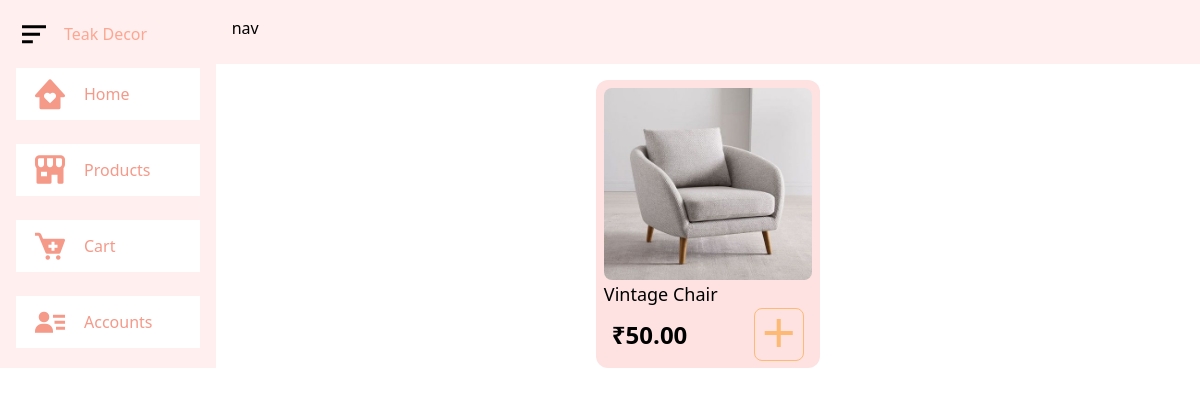
Before: /products/ with the older database file.
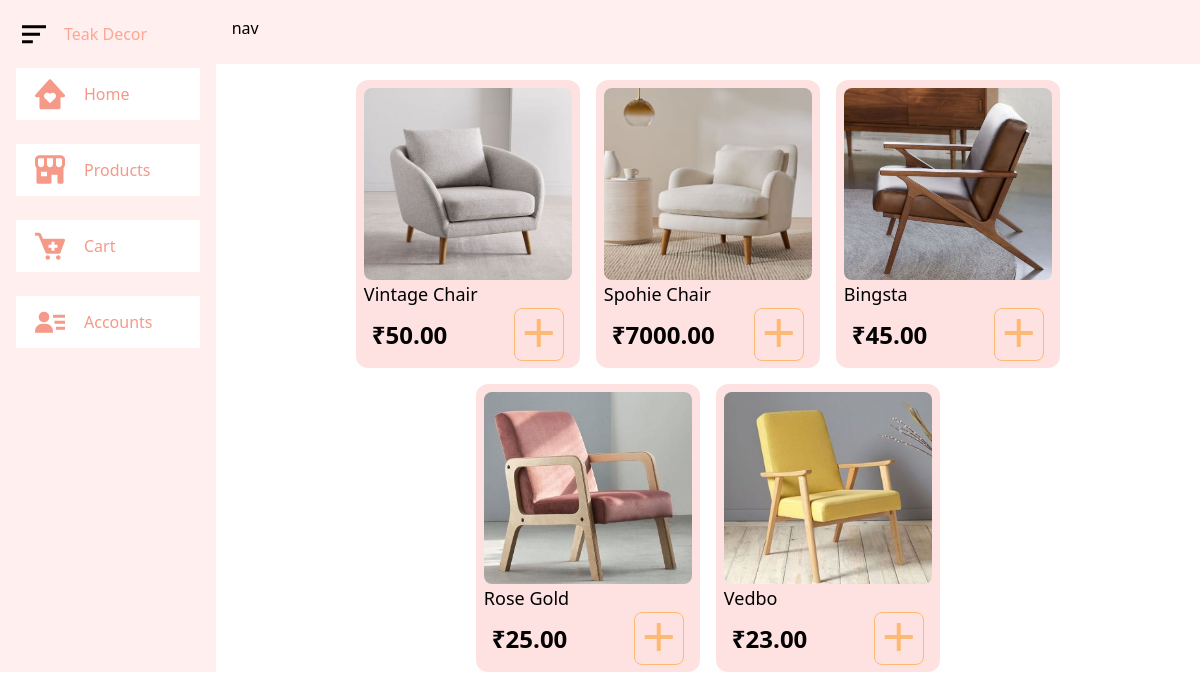
After: the same page with the newer database file.
### products/models.py (models this page shows, shortened)
class Item(models.Model):
    id = models.UUIDField(
        primary_key = True,
        default = uuid.uuid4,
        editable = False
    )
    title = models.CharField(max_length=100)
    price = models.DecimalField(max_digits=6, decimal_places=2)
    description = models.TextField()
    category = models.CharField(choices=CATEGORY_CHOICES, max_length=2, blank=True)
    image = models.ImageField(upload_to='items/')

### products/views.py (the view)
# urls.py: path("products/", views.products_list, name="products_page"),
def products_list(request):
    products = Item.objects.all()
    context = {"products": products}
    return render(request, "products.html", context)

### templates/products.html
{% extends "base.html" %}
{% load static %}
{% block content %}
    <div class="flex flex-wrap gap-4 justify-center">
        {% for product  in products %}
        <div class="w-56 h-72 p-2 rounded-xl bg-red-100">
            <div class="w-52 h-48 rounded-lg">
                <img
                src="{{ product.image.url }}"
                alt="rosegold image"
                class="object-fit w-52 h-48 rounded-lg"
                >
                </div>
                <h2 class="text-lg">{{ product.title }}</h2>
                <div class="px-2 flex flex-row justify-between items-center">
                    <span class="text-2xl font-bold">₹{{ product.price }}</span>
                    <button class="border border-orange-300 rounded-lg text-orange-300">
                        <i class='bx bx-plus bx-tada-hover bx-lg'></i>
                    </button>
                </div>
        </div>
        {% endfor %}
    </div>
{% endblock content %}

### templates/base.html (shortened to what this page needs)
{% load static tailwind_tags %}
<!DOCTYPE html>
<html lang="en">
    <head>
        <link href='https://unpkg.com/boxicons@2.1.4/css/boxicons.min.css' rel='stylesheet'>
        {% tailwind_css %}
    </head>
    <body>
        <div class="flex flex-row">
            <aside class="sticky top-0 left-0 w-64 h-[100dvh] bg-[#ffefef] p-4">
                <div class="flex gap-3 items-center">
                    <i class='bx bx-menu-alt-left bx-md '></i>
                    <h2 class="text-[#fea692]">
                        Teak Decor
                    </h2>
                </div>
                <div class="mt-4 flex flex-col gap-6">
                    <a>
                    <div class="nav-item-btn">
                        <i class='bx bxs-home-heart bx-md'></i>
                        <span>Home</span>
                    </div>
                    </a>
                    <a href="{% url 'products_page' %}">
                    <div class="nav-item-btn">
                        <i class='bx bxs-store-alt bx-md'></i>
                        <span>Products</span>
                    </div>
                    </a>
                    <a>
                    <div class="nav-item-btn">
                        <i class='bx bxs-cart-add bx-md'></i>
                        <span>Cart</span>
                    </div>
                    </a>
                    <a>
                    <div class="nav-item-btn">
                        <i class='bx bxs-user-detail bx-md'></i>
                        <span>Accounts</span>
                    </div>
                    </a>
                </div>
            </aside>
            <div class="w-full flex flex-col gap-4">
                <nav class="sticky top-0 w-full h-16 p-4 bg-[#ffefef]">
                    nav
                </nav>
                <main class="h-[100vh] px-8">
                    {% block content %}
                    {% endblock content %}
                </main>
            </div>
        </div>
    </body>
</html>

Changed rows visible on the page:
added Item: image (picture), title "Spohie Chair", price "7000.00"
added Item: image (picture), title "Bingsta", price "45.00"
added Item: image (picture), title "Rose Gold", price "25.00"
added Item: image (picture), title "Vedbo", price "23.00"
